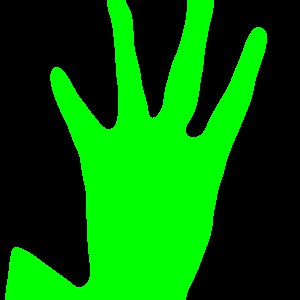
#> input picture python/gesture/gestures/0000.jpg, 300 x 300 px, given in place of the camera
$ python store_example.py   (older library calls are emulated)
#> lines starting #> are read from the running program, lines starting #| are printed output that depends on the picture; after the words box and inside, x2 and y2 are one past the last pixel; in counts of white or black regions, pixels touching at a corner belong together
import cv2
import numpy as np


cap= cv2.VideoCapture(0)
labels = list()
example_contour = list()
images= list()
imname=  0
while (cap.isOpened()):
	ret, img= cap.read()
#> img is the input picture: shape (300, 300, 3); mean B, G, R 1.5, 102, 1.1
	img= cv2.flip(img, 1)
	cv2.rectangle(img,(300,300),(0,0),(0,255,0),0)
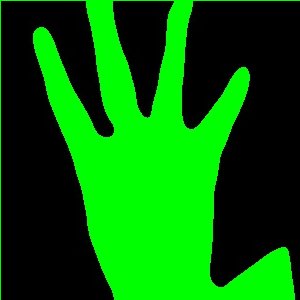
#> img: shape (300, 300, 3); mean B, G, R 1.5, 103.6, 1.1
	roi= img[0:300, 0:300]
	gray= cv2.cvtColor(roi, cv2.COLOR_BGR2GRAY)
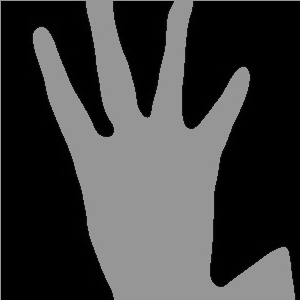
#> gray: shape (300, 300); min 0, max 156, mean 61.4
	blurred = cv2.GaussianBlur(gray, (35,35), 0)
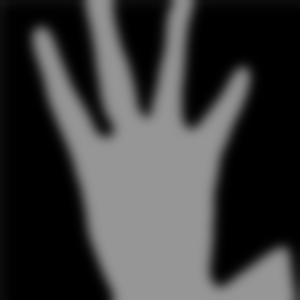
#> blurred: shape (300, 300); min 0, max 150, mean 61
	_, edges= cv2.threshold(blurred, 127, 255, cv2.THRESH_BINARY_INV+cv2.THRESH_OTSU)
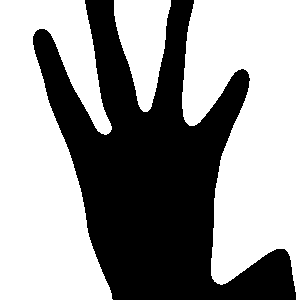
#> edges: shape (300, 300); 59.2% white; 1 black region
	_, contours, hierarchy = cv2.findContours(edges.copy(),cv2.RETR_TREE,cv2.CHAIN_APPROX_SIMPLE)
#> contours = 3 contours; box (x1, y1, x2, y2) and area: (182, 0, 300, 300) 24222, (0, 0, 113, 300) 24076, (114, 0, 171, 112) 3906
	y=len(contours)
#> y = 3
	area= np.zeros(y)
#> area = [0, 0, 0]
	for i in range(0, y):
        	area[i] = cv2.contourArea(contours[i])
#> after the loop, area = [24222, 3906, 24075.5]

	index= area.argmax()
#> index = 0
	hand = contours[index]
#> hand = contour of 225 points, box (x1, y1, x2, y2) (182, 0, 300, 300), area 24222
	x,y,w,h = cv2.boundingRect(hand)
#> x = 182; y = 0; w = 118; h = 300
	cv2.rectangle(roi,(x,y),(x+w,y+h),(0,0,255),0)
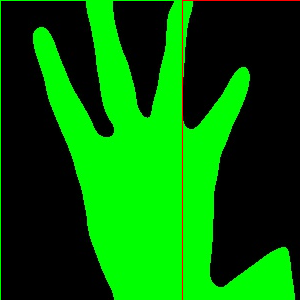
#> roi: shape (300, 300, 3); 0.46% of pixels changed, all inside (x1, y1, x2, y2) = (182, 0, 300, 300)
	temp = np.zeros(roi.shape, np.uint8)


	M = cv2.moments(hand)
#> M = moments, m00 24222, centre m10/m00, m01/m00 = (250.1, 126.2)

	cv2.drawContours(img, [hand], -1, (0, 255,0), -1)
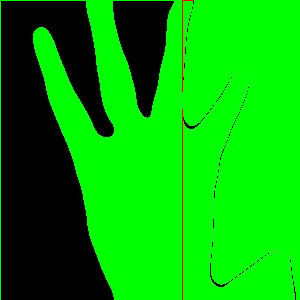
#> img: shape (300, 300, 3); mean B, G, R 1.4, 172.2, 1.9
	cv2.drawContours(temp, [hand], -1, (0, 255,0), -1)
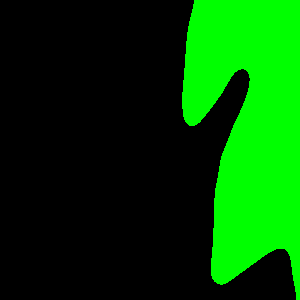
#> temp: shape (300, 300, 3); mean of channels 0, 1, 2 0, 70, 0; drawn as B, G, R

	key = cv2.waitKey(1)
#> (key q is pressed here)


	if key & 0xFF== ord('q'):
		c = np.asarray(example_contour)
		print(c.shape)
		print(labels)
		np.save('gestures/composite_list.npy', c)
		np.save('gestures/composite_list_labels.npy', labels)
		for img in images:
			i = str(imname)
			cv2.imwrite('gestures/'+i.zfill(4)+'.jpg', img)
			imname+=1
#> after the loop, imname = 0
		break
	elif key & 0xFF == ord('0'):
		example_contour.append(hand)
		images.append(temp)
		labels.append(0)
		print(len(example_contour))
	elif key & 0xFF == ord('1'):
		example_contour.append(hand)
		images.append(temp)
		labels.append(1)
		print(len(example_contour))
	elif key & 0xFF == ord('2'):
		example_contour.append(hand)
		images.append(temp)
		labels.append(2)
		print(len(example_contour))
	elif key & 0xFF == ord('3'):
		example_contour.append(hand)
		images.append(temp)
		labels.append(3)
		print(len(example_contour))
	elif key & 0xFF == ord('4'):
		example_contour.append(hand)
		images.append(temp)
		labels.append(4)
		print(len(example_contour))
	elif key & 0xFF == ord('5'):
		example_contour.append(hand)
		images.append(temp)
		labels.append(5)
		print(len(example_contour))

	cv2.imshow('Place your hand in the rectangle', img)
	cv2.imshow('Contour', temp)
	cv2.moveWindow('Contour', 600, 0)

$ run again, on python/gesture/gestures/0001.jpg
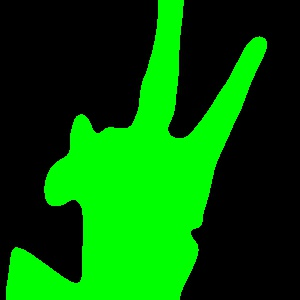
#> input picture python/gesture/gestures/0001.jpg, 300 x 300 px, given in place of the camera
#> img is the input picture: shape (300, 300, 3); mean B, G, R 1.2, 90.6, 0.9
#> `_, edges= cv2.threshold(blurred, 127, 255, cv2.THRESH_BINARY_INV+cv2.T..`:
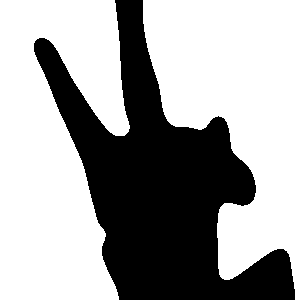
#> edges: shape (300, 300); 64% white; 1 black region
#> contours = 2 contours; box (x1, y1, x2, y2) and area: (0, 0, 130, 300) 29002, (143, 0, 300, 300) 27572
#> `y=len(contours)`: y = 2
#> after the loop `for i in range(0, y):`: area = [27572, 29001.5]
#> index = 1
#> hand = contour of 294 points, box (x1, y1, x2, y2) (0, 0, 130, 300), area 29002
#> `x,y,w,h = cv2.boundingRect(hand)`: x = 0; w = 130; h = 300
#> roi: shape (300, 300, 3); mean B, G, R 1.2, 90.1, 2.9
#> M = moments, m00 29001.5, centre m10/m00, m01/m00 = (53.29, 149.5)
#> `cv2.drawContours(temp, [hand], -1, (0, 255,0), -1)`:
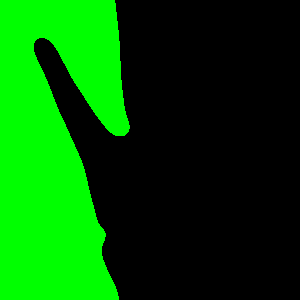
#> temp: shape (300, 300, 3); mean of channels 0, 1, 2 0, 83.7, 0; drawn as B, G, R
#> after the loop `for img in images:`: imname = 0

$ run again, on python/gesture/gestures/0002.jpg
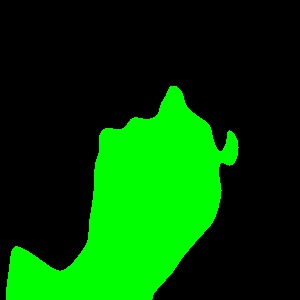
#> input picture python/gesture/gestures/0002.jpg, 300 x 300 px, given in place of the camera
#> img is the input picture: shape (300, 300, 3); mean B, G, R 0.8, 68.6, 0.5
#> `_, edges= cv2.threshold(blurred, 127, 255, cv2.THRESH_BINARY_INV+cv2.T..`:
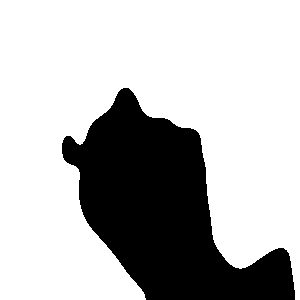
#> edges: shape (300, 300); 72.9% white; 1 black region
#> contours = 1 contour; box (x1, y1, x2, y2) and area: (0, 0, 300, 300) 64768
#> `y=len(contours)`: y = 1
#> after the loop `for i in range(0, y):`: area = [64768]
#> index = 0
#> hand = contour of 261 points, box (x1, y1, x2, y2) (0, 0, 300, 300), area 64768
#> `x,y,w,h = cv2.boundingRect(hand)`: x = 0; w = 300
#> roi: shape (300, 300, 3); mean B, G, R 0.8, 68.6, 2.2
#> M = moments, m00 64768, centre m10/m00, m01/m00 = (144.7, 126.8)
#> `cv2.drawContours(temp, [hand], -1, (0, 255,0), -1)`:
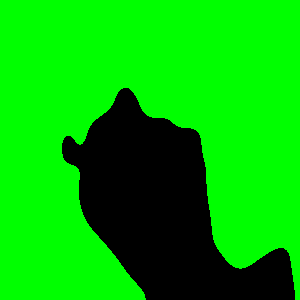
#> temp: shape (300, 300, 3); mean of channels 0, 1, 2 0, 185.8, 0; drawn as B, G, R
#> after the loop `for img in images:`: imname = 0

$ run again, on python/gesture/gestures/0003.jpg
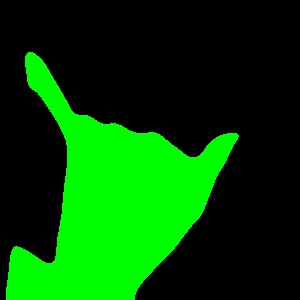
#> input picture python/gesture/gestures/0003.jpg, 300 x 300 px, given in place of the camera
#> img is the input picture: shape (300, 300, 3); mean B, G, R 0.9, 72.8, 0.6
#> edges: shape (300, 300); 71.1% white; 1 black region
#> contours = 1 contour; box (x1, y1, x2, y2) and area: (0, 0, 300, 300) 63149
#> `y=len(contours)`: y = 1
#> after the loop `for i in range(0, y):`: area = [63149]
#> index = 0
#> hand = contour of 349 points, box (x1, y1, x2, y2) (0, 0, 300, 300), area 63149
#> `x,y,w,h = cv2.boundingRect(hand)`: x = 0; w = 300
#> roi: shape (300, 300, 3); mean B, G, R 0.9, 72.8, 2.3
#> M = moments, m00 63149, centre m10/m00, m01/m00 = (134.3, 127)
#> `cv2.drawContours(temp, [hand], -1, (0, 255,0), -1)`:
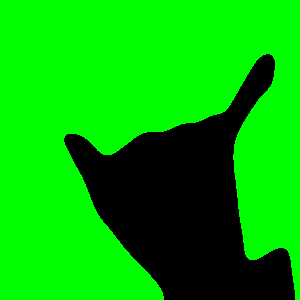
#> temp: shape (300, 300, 3); mean of channels 0, 1, 2 0, 181.4, 0; drawn as B, G, R
#> after the loop `for img in images:`: imname = 0
